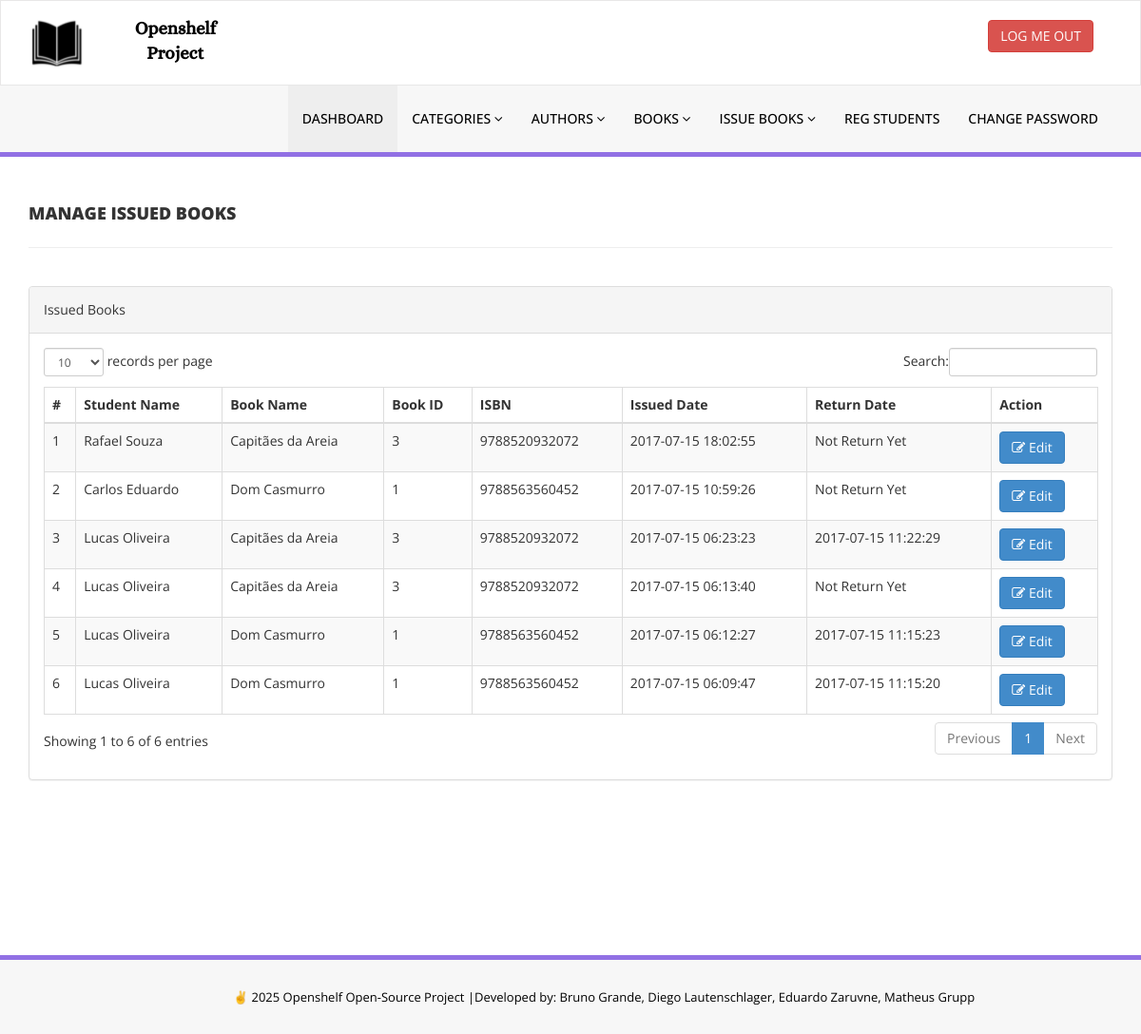
Screenshot of /Projeto_Web/site/library/admin/manage-issued-books.php (signed in) with the database file from the repository.
### tables this page shows
CREATE TABLE tblissuedbookdetails (
  id INT AUTO_INCREMENT PRIMARY KEY,
  BookId INT,
  StudentID VARCHAR(150),
  IssuesDate TIMESTAMP NULL DEFAULT CURRENT_TIMESTAMP,
  ReturnDate TIMESTAMP NULL DEFAULT NULL ON UPDATE CURRENT_TIMESTAMP,
  RetrunStatus INT,
  fine INT
);

CREATE TABLE tblstudents (
  id INT AUTO_INCREMENT PRIMARY KEY,
  StudentId VARCHAR(100) UNIQUE,
  FullName VARCHAR(120),
  EmailId VARCHAR(120),
  MobileNumber CHAR(11),
  Password VARCHAR(120),
  Status INT,
  RegDate TIMESTAMP NULL DEFAULT CURRENT_TIMESTAMP,
  UpdationDate TIMESTAMP DEFAULT CURRENT_TIMESTAMP ON UPDATE CURRENT_TIMESTAMP
);

CREATE TABLE tblbooks (
  id INT AUTO_INCREMENT PRIMARY KEY,
  CatId INT,
  CommentId INT,
  PublisherId INT,
  BookName VARCHAR(255),
  Description VARCHAR(255),
  QuantityTotal INT NOT NULL,
  QuantityLeft INT NOT NULL,
  AuthorId INT,
  ISBNNumber BIGINT,
  BookPrice DECIMAL(10,2),
  RegDate TIMESTAMP NULL DEFAULT CURRENT_TIMESTAMP,
  UpdationDate TIMESTAMP DEFAULT CURRENT_TIMESTAMP ON UPDATE CURRENT_TIMESTAMP
);

### Projeto_Web/site/library/admin/manage-issued-books.php (the view, shortened to what this page needs)
<?php
include '../includes/config.php';
if(strlen($_SESSION['alogin'])==0)
    {
header('location:index.php');
}
else{
    ?>
<!DOCTYPE html>
<html xmlns="http://www.w3.org/1999/xhtml">
<head>
    <link href="assets/css/bootstrap.css" rel="stylesheet" />
    <link href="assets/css/font-awesome.css" rel="stylesheet" />
    <link href="assets/js/dataTables/dataTables.bootstrap.css" rel="stylesheet" />
    <link href="assets/css/style.css" rel="stylesheet" />
</head>
<body>
<?php include('includes/header.php');?>
    <div class="content-wrapper">
         <div class="container">
        <div class="row pad-botm">
            <div class="col-md-12">
                <h4 class="header-line">Manage Issued Books</h4>
    </div>
     <div class="row">
</div>
        </div>
            <div class="row">
                <div class="col-md-12">
                    <div class="panel panel-default">
                        <div class="panel-heading">
                          Issued Books
                        </div>
                        <div class="panel-body">
                            <div class="table-responsive">
                                <table class="table table-striped table-bordered table-hover" id="dataTables-example">
                                    <thead>
                                        <tr>
                                            <th>#</th>
                                            <th>Student Name</th>
                                            <th>Book Name</th>
                                            <th>Book ID</th>
                                            <th>ISBN </th>
                                            <th>Issued Date</th>
                                            <th>Return Date</th>
                                            <th>Action</th>
                                        </tr>
                                    </thead>
                                    <tbody>
<?php
$sql = "SELECT tblstudents.FullName,tblbooks.BookName,tblbooks.ISBNNumber,tblissuedbookdetails.IssuesDate,tblissuedbookdetails.ReturnDate,tblissuedbookdetails.id as rid,tblbooks.id as bookid from  tblissuedbookdetails join tblstudents on tblstudents.StudentId=tblissuedbookdetails.StudentId join tblbooks on tblbooks.id=tblissuedbookdetails.BookId order by tblissuedbookdetails.id desc";
$query = $dbh -> prepare($sql);
$query->execute();
$results=$query->fetchAll(PDO::FETCH_OBJ);
$cnt=1;
if($query->rowCount() > 0)
{
foreach($results as $result)
{               ?>
                                        <tr class="odd gradeX">
                                            <td class="center"><?php echo htmlentities($cnt);?></td>
                                            <td class="center"><?php echo htmlentities($result->FullName);?></td>
                                            <td class="center"><?php echo htmlentities($result->BookName);?></td>
                                            <td class="center"><?php echo htmlentities($result->bookid);?></td>
                                            <td class="center"><?php echo htmlentities($result->ISBNNumber);?></td>
                                            <td class="center"><?php echo htmlentities($result->IssuesDate);?></td>
                                            <td class="center"><?php if($result->ReturnDate=="")
                                            {
                                                echo htmlentities("Not Return Yet");
                                            } else {
                                            echo htmlentities($result->ReturnDate);
}
                                            ?></td>
                                            <td class="center">
                                            <a href="update-issue-bookdeails.php?rid=<?php echo htmlentities($result->rid);?>&bookid=<?php echo htmlentities($result->bookid);?>"><button class="btn btn-primary"><i class="fa fa-edit "></i> Edit</button>
                                            </td>
                                        </tr>
 <?php $cnt=$cnt+1;}} ?>
                                    </tbody>
                                </table>
                            </div>
                        </div>
                    </div>
                </div>
            </div>
    </div>
    </div>
  <?php include('includes/footer.php');?>
</body>
</html>
<?php } ?>

### Projeto_Web/site/library/admin/assets/css/style.css (style rules this page uses)
.content-wrapper { margin-top: 40px; min-height:800px; padding-bottom:90px; }
.header-line { font-weight:900; padding-bottom:25px; border-bottom:1px solid #eeeeee; text-transform:uppercase; }
.pad-botm { padding-bottom:30px; }

### rows the page displays
tblissuedbookdetails: tblstudents.FullName "Rafael Souza", BookId.BookName "Capitães da Areia", BookId "3", BookId.ISBNNumber "9788520932072", IssuesDate "2017-07-15 18:02:55"
tblissuedbookdetails: tblstudents.FullName "Carlos Eduardo", BookId.BookName "Dom Casmurro", BookId "1", BookId.ISBNNumber "9788563560452", IssuesDate "2017-07-15 10:59:26"
tblissuedbookdetails: tblstudents.FullName "Lucas Oliveira", BookId.BookName "Capitães da Areia", BookId "3", BookId.ISBNNumber "9788520932072", IssuesDate "2017-07-15 06:23:23", ReturnDate "2017-07-15 11:22:29"
tblissuedbookdetails: tblstudents.FullName "Lucas Oliveira", BookId.BookName "Capitães da Areia", BookId "3", BookId.ISBNNumber "9788520932072", IssuesDate "2017-07-15 06:13:40"
tblissuedbookdetails: tblstudents.FullName "Lucas Oliveira", BookId.BookName "Dom Casmurro", BookId "1", BookId.ISBNNumber "9788563560452", IssuesDate "2017-07-15 06:12:27", ReturnDate "2017-07-15 11:15:23"
tblissuedbookdetails: tblstudents.FullName "Lucas Oliveira", BookId.BookName "Dom Casmurro", BookId "1", BookId.ISBNNumber "9788563560452", IssuesDate "2017-07-15 06:09:47", ReturnDate "2017-07-15 11:15:20"
